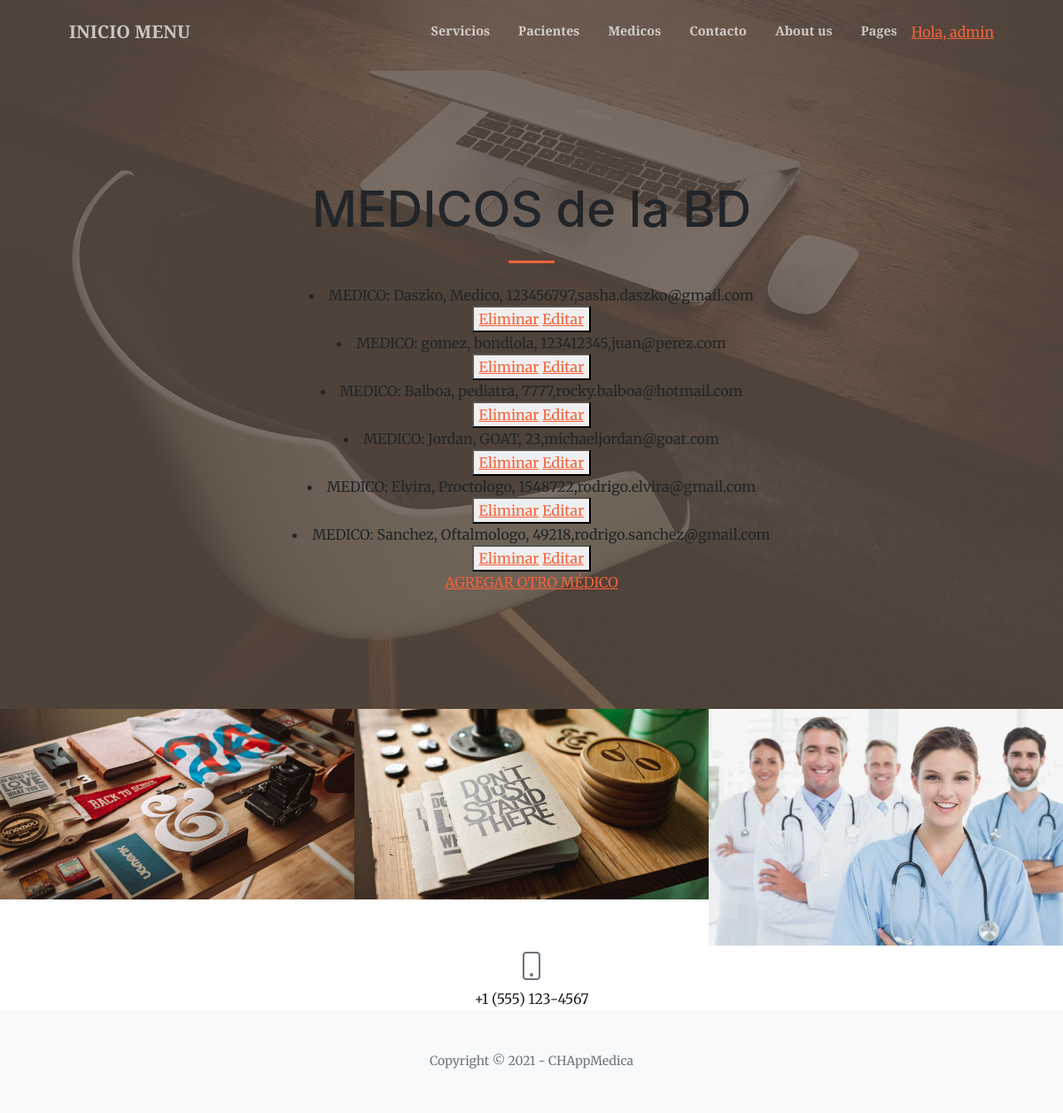
The app's page /AppMedica/leerMedicos (signed in) with its own data.
### AppMedica/models.py (models this page shows)
class Medico(models.Model):
    apellido = models.CharField(max_length=40)
    especialidad = models.CharField(max_length=40)
    matricula = models.IntegerField()
    email = models.EmailField()
    def __str__(self):
        return f"{self.apellido}, {self.especialidad}, {self.matricula},{self.email}"

### AppMedica/views.py (the view)
# urls.py: path('leerMedicos', views.leerMedicos, name='LeerMedicos'),
def leerMedicos(request):
    medicos = Medico.objects.all()
    dir = {'medicos':medicos}
    return render(request,"AppMedica/leerMedicos.html",dir)

### AppMedica/templates/AppMedica/leerMedicos.html (shortened to what this page needs)
{% extends "AppMedica/padre.html" %}
{% load static %}
        {% block contenido %}
            <h1 class="mb-1">MEDICOS de la BD</h1>
        {% endblock %}
        {% block contenido2 %}
            {% for m in medicos %}
                <li>MEDICO:   {{ m }}  </li>
                <button>
                    <a href="{% url 'EliminarMedicos' m.matricula %}">Eliminar</a>
                    <a href="{% url 'EditarMedicos' m.matricula %}">Editar</a>
                </button>
                <br>
            {% endfor %}
            <a href="{% url 'MedicoFormulario'%}">AGREGAR OTRO MÉDICO </a>
        {% endblock %}

### AppMedica/templates/AppMedica/padre.html (shortened to what this page needs)
<!DOCTYPE html>
<html lang="en">
    <head>
        {% load static %}
        <link href="https://cdn.jsdelivr.net/npm/bootstrap-icons@1.5.0/font/bootstrap-icons.css" rel="stylesheet" />
        <link href="https://cdnjs.cloudflare.com/ajax/libs/SimpleLightbox/2.1.0/simpleLightbox.min.css" rel="stylesheet" />
        <link href="{% static 'AppMedica/css/styles.css' %}" rel="stylesheet" />
    </head>
    <body id="page-top">
        <nav class="navbar navbar-expand-lg navbar-light fixed-top py-3" id="mainNav">
            <div class="container px-4 px-lg-5">
                <a class="navbar-brand" href="{% url 'Inicio' %}">INICIO MENU</a>
                <div class="collapse navbar-collapse" id="navbarResponsive">
                    <ul class="navbar-nav ms-auto my-2 my-lg-0">
                        <li class="nav-item"><a class="nav-link" href="{% url 'Servicios' %}">Servicios</a></li>
                        <li class="nav-item"><a class="nav-link" href="{% url 'Pacientes' %}">Pacientes</a></li>
                        <li class="nav-item"><a class="nav-link" href="{% url 'Medicos' %}">Medicos</a></li>
                        <li class="nav-item"><a class="nav-link" href="{% url 'Contacto' %}">Contacto</a></li>
                        <li class="nav-item"><a class="nav-link" href="{% url 'About' %}">About us</a></li>
                        <li class="nav-item"><a class="nav-link" href="{% url 'Pages' %}">Pages</a></li>
                        {% if  request.user.is_authenticated %}
                            <li class="sidebar-nav-item"><a href="{% url 'EditarPerfil' %}">Hola, {{user.username}}</a></li>
                        {% endif %}
                    </ul>
                </div>
            </div>
        </nav>
        <header class="masthead">
            <div class="container px-4 px-lg-5 h-100">
                <div class="row gx-4 gx-lg-5 h-100 align-items-center justify-content-center text-center">
                    <div class="col-lg-8 align-self-end">
                        {% block contenido %}{% endblock %}
                        <hr class="divider" />
                    </div>
                    <div class="col-lg-8 align-self-baseline">
                        {% block contenido2 %}{% endblock %}
                    </div>
                </div>
            </div>
        </header>
        {% block contenido3 %}
        <div id="portfolio">
            <div class="container-fluid p-0">
                <div class="row g-0">
                    <div class="col-lg-4 col-sm-6">
                        <a class="portfolio-box" href="{% url 'Servicios' %}"  title="Servicios">
                            <img class="img-fluid" src="{% static 'AppMedica/assets/img/portfolio/thumbnails/1.jpg' %}" alt="..." />
                        </a>
                    </div>
                    <div class="col-lg-4 col-sm-6">
                        <a class="portfolio-box" href="{% url 'Pacientes' %}" title="Pacientes">
                            <img class="img-fluid" src="{% static 'AppMedica/assets/img/portfolio/thumbnails/2.jpg' %}" alt="..." />
                        </a>
                    </div>
                    <div class="col-lg-4 col-sm-6">
                        <a class="portfolio-box" href="{% url 'Medicos' %}" title="Medicos">
                            <img class="img-fluid" src="{% static 'AppMedica/assets/img/portfolio/thumbnails/3.jpg' %}" alt="..." />
                        </a>
                    </div>
                </div>
            </div>
        </div>
        {% endblock %}
                <div class="row gx-4 gx-lg-5 justify-content-center">
                    <div class="col-lg-4 text-center mb-5 mb-lg-0">
                        <i class="bi-phone fs-2 mb-3 text-muted"></i>
                        <div>+1 (555) 123-4567</div>
                    </div>
                </div>
        <footer class="bg-light py-5">
            <div class="container px-4 px-lg-5"><div class="small text-center text-muted">Copyright &copy; 2021 - CHAppMedica</div></div>
        </footer>
    </body>
</html>

### records on screen
Medico: apellido+especialidad+matricula "Daszko, Medico, 123456797,sasha.daszko@gmail.com"
Medico: apellido+especialidad+matricula "gomez, bondiola, 123412345,juan@perez.com"
Medico: apellido+especialidad+matricula "Balboa, pediatra, 7777,rocky.balboa@hotmail.com"
Medico: apellido+especialidad+matricula "Jordan, GOAT, 23,michaeljordan@goat.com"
Medico: apellido+especialidad+matricula "Elvira, Proctologo, 1548722,rodrigo.elvira@gmail.com"
Medico: apellido+especialidad+matricula "Sanchez, Oftalmologo, 49218,rodrigo.sanchez@gmail.com"

### other values on screen
{{ user.username }} "admin"
